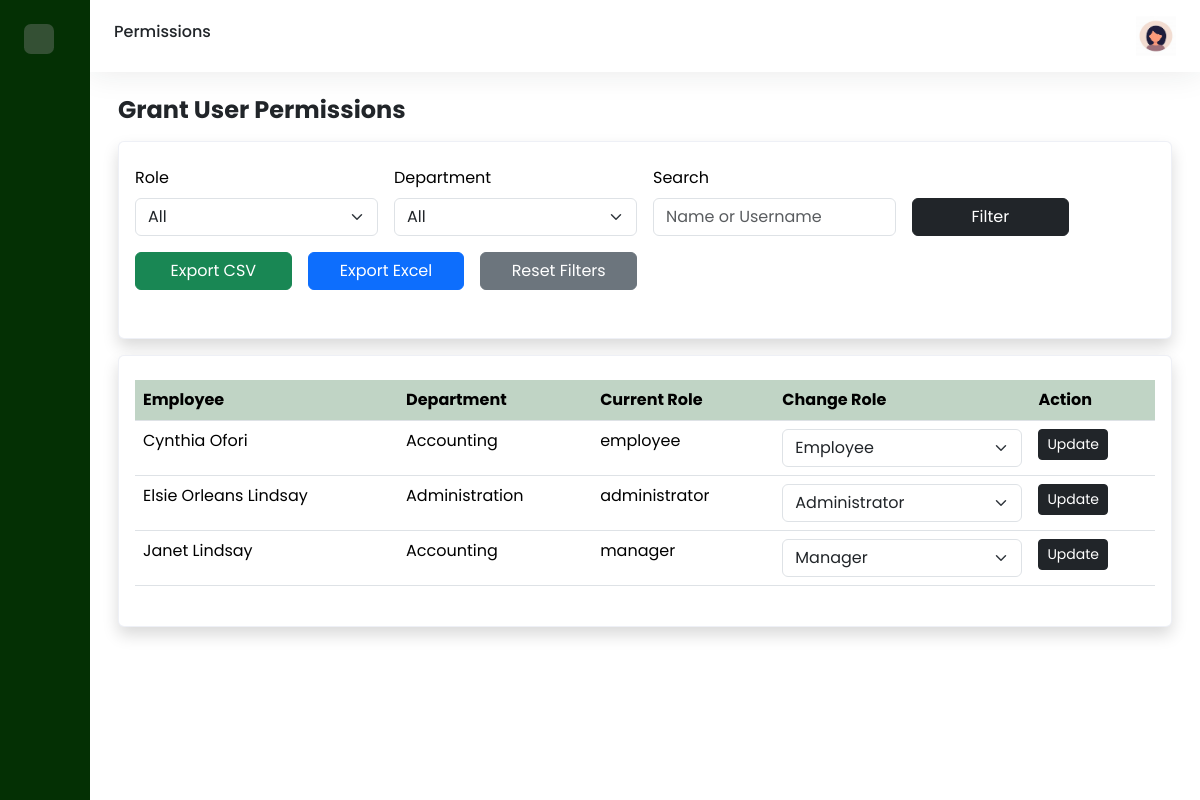
The page /admin/grantp.php (signed in) on the database as committed earlier.
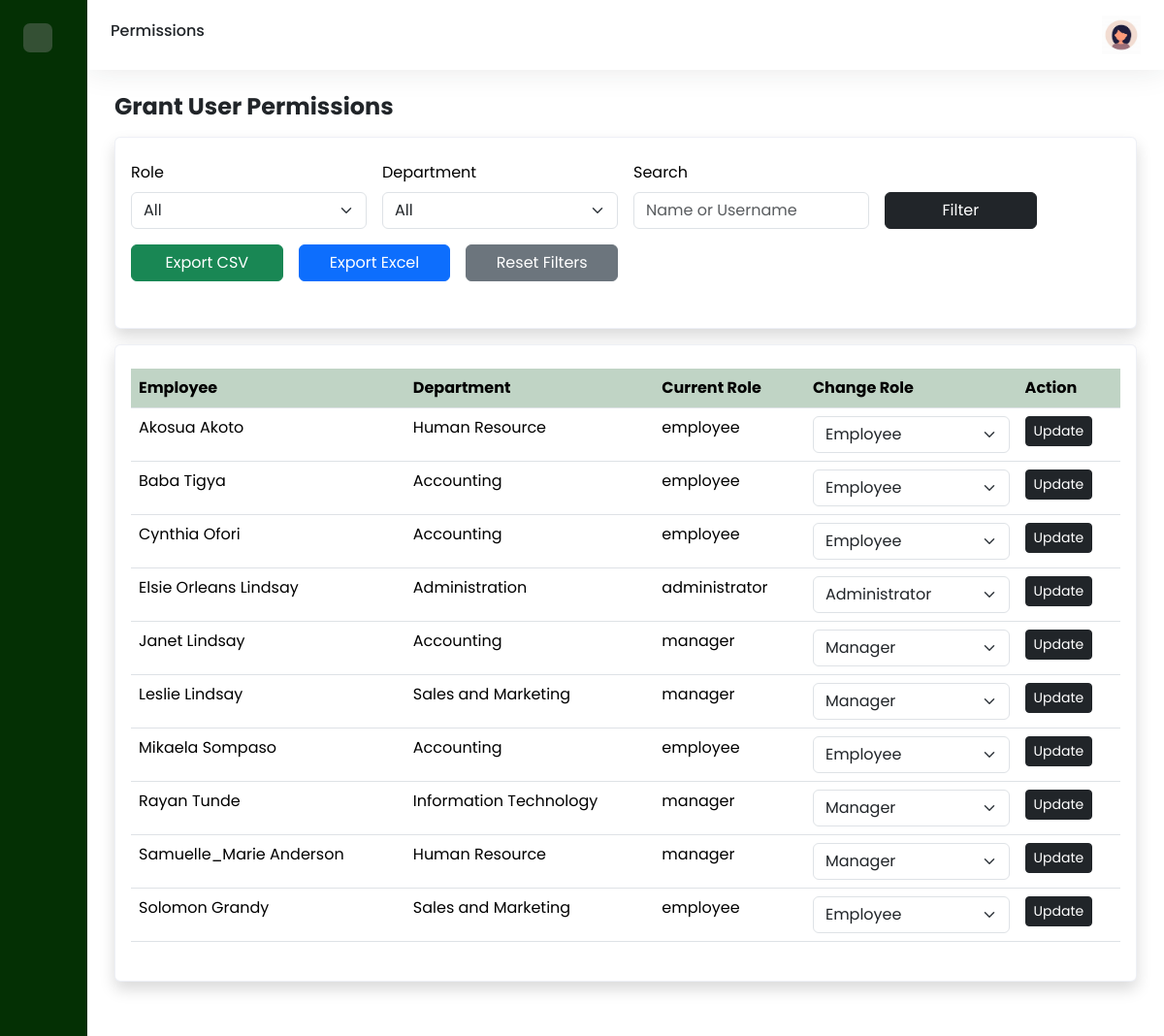
The same page on the database as committed later.
### tables this page shows
CREATE TABLE `employee` (
  `employee_id` int(11) NOT NULL,
  `first_name` varchar(100) NOT NULL,
  `last_name` varchar(100) NOT NULL,
  `email` varchar(255) NOT NULL,
  `hire_date` date NOT NULL,
  `department_id` int(11) NOT NULL,
  `gender` enum('Male','Female') NOT NULL,
  `manager_id` int(11) DEFAULT NULL,
  `username` varchar(100) NOT NULL,
  `password` varchar(100) NOT NULL,
  `role` enum('administrator','employee','manager','') NOT NULL DEFAULT 'employee',
  `mobile` int(30) NOT NULL
);

CREATE TABLE `department` (
  `department_id` int(11) NOT NULL,
  `department_name` varchar(100) NOT NULL,
  `manager_id` int(11) DEFAULT NULL
);

### admin/grantp.php (the view, shortened to what the changed rows need)
<?php
$host = "localhost";
$db   = "leave_management";
$user = "root";
$pass = "";
$conn = new mysqli($host, $user, $pass, $db);
$role = $_SESSION["role"];
$query = "
    SELECT e.employee_id, e.first_name, e.last_name, e.username, e.role, e.email, e.mobile, d.department_name, e.department_id
    FROM employee e
    LEFT JOIN department d ON e.department_id = d.department_id
    WHERE 1=1
";
$query .= " ORDER BY e.first_name ASC";
$employees = $conn->query($query);
?>
<!DOCTYPE html>
<html>
    <head>
        <link href='https://cdn.boxicons.com/fonts/basic/boxicons.min.css' rel='stylesheet'>
        <link href="https://cdn.jsdelivr.net/npm/bootstrap@5.3.7/dist/css/bootstrap.min.css" rel="stylesheet"
>
        <link rel="stylesheet" href="../assets/css/dashboard.css">
    </head>
    <body>
        <div class="wrapper">
            <div class="main">
                <main class="content px-3 py-4">
                    <div class="container-fluid">
                        <div class="mb-3">
                            <h2 class="fw-bold fs-4 mb-3">
                                Grant User Permissions
                            </h2>
                            <div class="row">
                                <div class="col-12">
                                    <div class="card shadow">
                                        <div class="card-body py-4">
                                            <table class="table table-hover">
                                                <thead>
                                                    <tr class="highlight">
                                                    <th scope="col">Employee</th>
                                                    <th scope="col">Department</th>
                                                    <th scope="col">Current Role</th>
                                                    <th scope="col">Change Role</th>
                                                    <th scope="col">Action</th>
                                                    </tr>
                                                </thead>
                                                <tbody>
                                                    <?php while ($row = $employees->fetch_assoc()): ?>
                                                        <tr>
                                                            <form method="POST">
                                                                <td><?php echo htmlspecialchars($row['first_name'] . " " . $row['last_name']); ?></td>
                                                                <td><?php echo htmlspecialchars($row['department_name'] ?? 'Unassigned'); ?></td>
                                                                <td><?php echo htmlspecialchars($row['role']); ?></td>
                                                                <td>
                                                                    <select name="role" class="form-select" required>
                                                                        <option value="employee" <?php if ($row['role'] == 'employee') echo 'selected'; ?>>Employee</option>
                                                                        <option value="manager" <?php if ($row['role'] == 'manager') echo 'selected'; ?>>Manager</option>
                                                                        <?php if ($role === "administrator"): ?>
                                                                            <option value="administrator" <?php if ($row['role'] === 'administrator') echo 'selected'; ?>>Administrator</option>
                                                                        <?php endif; ?>
                                                                    </select>
                                                                </td>
                                                                <td>
                                                                    <button type="submit" name="update_role" class="btn btn-dark btn-sm">Update</button>
                                                                </td>
                                                            </form>
                                                        </tr>
                                                    <?php endwhile; ?>
                                                </tbody>
                                            </table>
                                        </div>
                                    </div>
                                </div>
                            </div>
                        </div>
                    </div>
                </main>
            </div>
        </div>
    </body>
</html>

Rows that differ between the two databases and show on the page:
added employee: first_name+last_name "Akosua Akoto", department.department_name "Human Resource", role "employee", role "Employee"
added employee: first_name+last_name "Baba Tigya", department.department_name "Accounting", role "employee", role "Employee"
added employee: first_name+last_name "Leslie Lindsay", department.department_name "Sales and Marketing", role "manager", role "Manager"
added employee: first_name+last_name "Mikaela Sompaso", department.department_name "Accounting", role "employee", role "Employee"
added employee: first_name+last_name "Rayan Tunde", department.department_name "Information Technology", role "manager", role "Manager"
added employee: first_name+last_name "Samuelle_Marie Anderson", department.department_name "Human Resource", role "manager", role "Manager"
added employee: first_name+last_name "Solomon Grandy", department.department_name "Sales and Marketing", role "employee", role "Employee"
